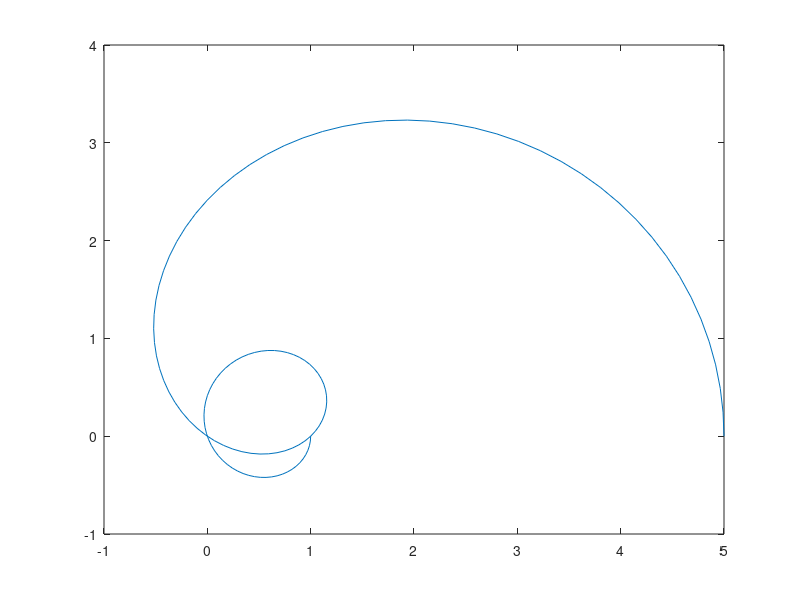

This chart was generated by the following MATLAB code:
g = [1 1 1 1 1];
Nf = 256;
f = [0:1/Nf:1/2];
z = exp(j*2*pi*f);
Gf = zeros(size(f));
for n = 1:length(g)
    Gf = Gf + g(n)*z.^(n-1);
end

plot(Gf);